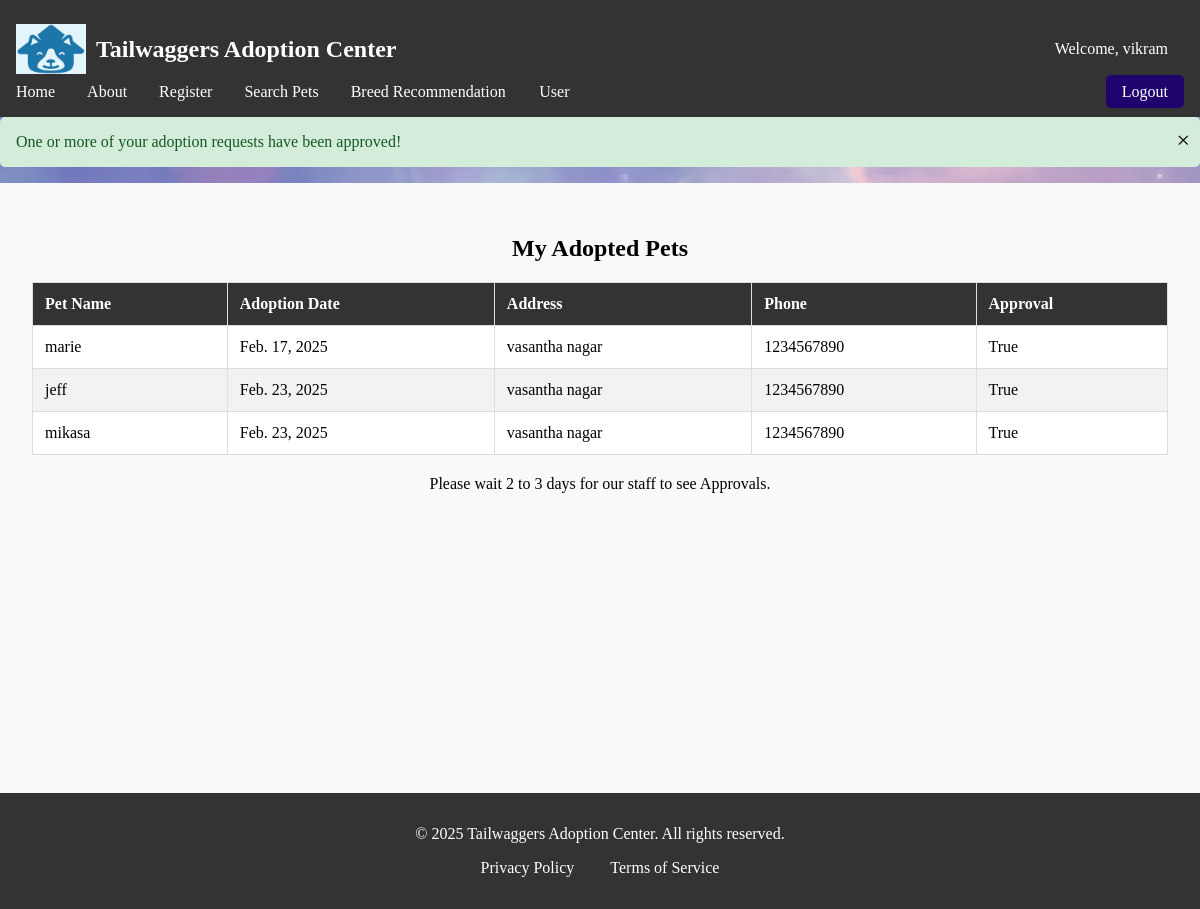
The page /my_adopted_pets/ (signed in) on the database as committed earlier.
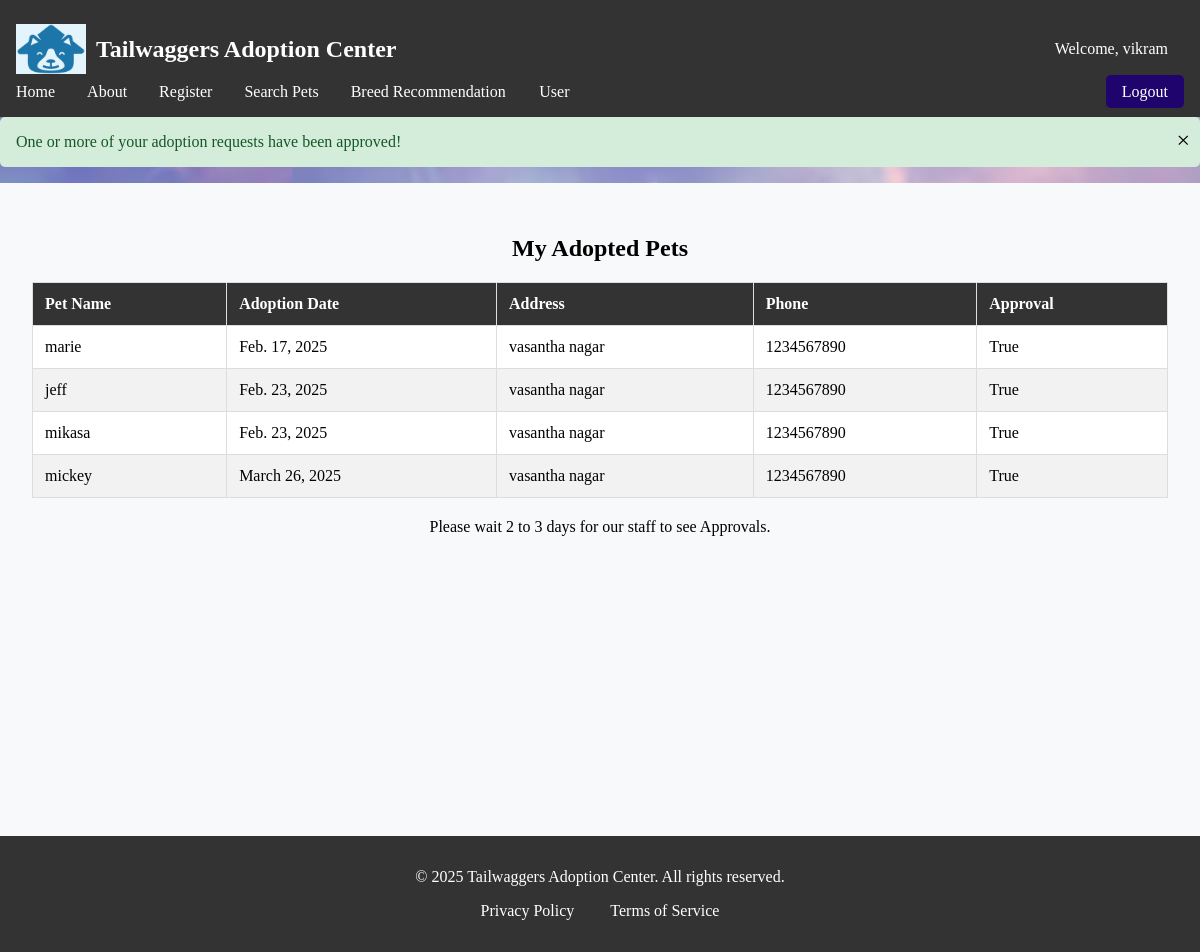
The same page on the database as committed later.
### webpage/models.py (models this page shows, shortened)
class adoption(models.Model):
    pet =models.ForeignKey(pet,on_delete=models.CASCADE,default=1)
    customer =models.ForeignKey(User,on_delete=models.CASCADE,default=1)
    address =models.CharField(max_length=100)
    phone = models.CharField(max_length=10,validators=[RegexValidator(regex='^\d{10,15}$', message='Phone number must be 10 to 15 digits long')])
    city = models.CharField(max_length=20,blank=True)
    state = models.CharField(max_length=20,blank=True)
    zipcode =models.CharField(max_length=15,blank=True)
    declaration =models.BooleanField(default=False)
    date =models.DateField(default=datetime.datetime.today)
    adopted_date =models.DateField(blank=True,null=True)
    approval =models.BooleanField(default=False)
    status =models.BooleanField(default=False)

class pet(models.Model):
    SIZE_CHOICES = [ ('small', 'Small'), ('medium', 'Medium'), ('large', 'Large'), ]
    GENDER_CHOICES =[("female","Female"),("male","Male")]
    name=models.CharField(max_length=50)
    age=models.CharField(max_length=20)
    breed=models.ForeignKey(breed,on_delete=models.CASCADE,default=1)
    gender=models.CharField(max_length=10,choices=GENDER_CHOICES ,default='male')
    description = models.TextField(max_length=300,blank=True)
    size = models.CharField(max_length=10, choices=SIZE_CHOICES, default='medium')
    vaccinations = models.BooleanField(default=False)
    spayed_neutered = models.BooleanField(default=False)
    medical_conditions = models.CharField(max_length=100, blank=True)
    image=models.ImageField(upload_to=("upload/image/"))
    is_adopted=models.BooleanField(default=False)
    class Meta:
        permissions = [("can_add_pet","can add pet")]

### webpage/views.py (the view)
# urls.py: path('my_adopted_pets/', views.user_adopted_pets, name='user_adopted_pets'),
@cache_control(no_cache=True, must_revalidate=True, no_store=True)
@login_required
def user_adopted_pets(request):
    adoptions = Adoption.objects.filter(customer=request.user)
    if any(adoption.approval and not adoption.status for adoption in adoptions):
        messages.success(request, "One or more of your adoption requests have been approved!")
    return render(request, "user/user_adopted_pets.html", {"adoptions": adoptions})

### webpage/templates/user/user_adopted_pets.html
{% extends 'base.html' %}
{% block content %}
    <section style=" padding: 2rem; text-align: center; background-color: #f8f9fa; margin: 0 auto;">
    <h1>My Adopted Pets</h1>
    {% if adoptions %}
        <table>
            <thead>
                <tr>
                    <th>Pet Name</th>
                    <th>Adoption Date</th>
                    <th>Address</th>
                    <th>Phone</th>
                    <th>Approval</th>
                </tr>
            </thead>
            <tbody>
                {% for adoption in adoptions %}
                <tr>
                    <td>{{ adoption.pet.name }}</td>
                    <td>{{ adoption.date }}</td>
                    <td>{{ adoption.address }}</td>
                    <td>{{ adoption.phone }}</td>
                    <td>{{ adoption.approval }}</td>
                </tr>
                {% endfor %}
            </tbody>
        </table>
        <p>Please wait 2 to 3 days for our staff to see Approvals.</p>
        <br><br><br><br><br><br><br><br><br><br><br><br><br><br>
    {% else %}
        <p>You have not adopted any pets yet.</p>
        <br><br><br><br><br><br><br><br><br><br><br><br><br><br><br><br>
    {% endif %}
    </section>
{% endblock %}

Rows that differ between the two databases and show on the page:
added adoption: pet.name "mickey", date "March 26, 2025", address "vasantha nagar", phone "1234567890", approval "True"
